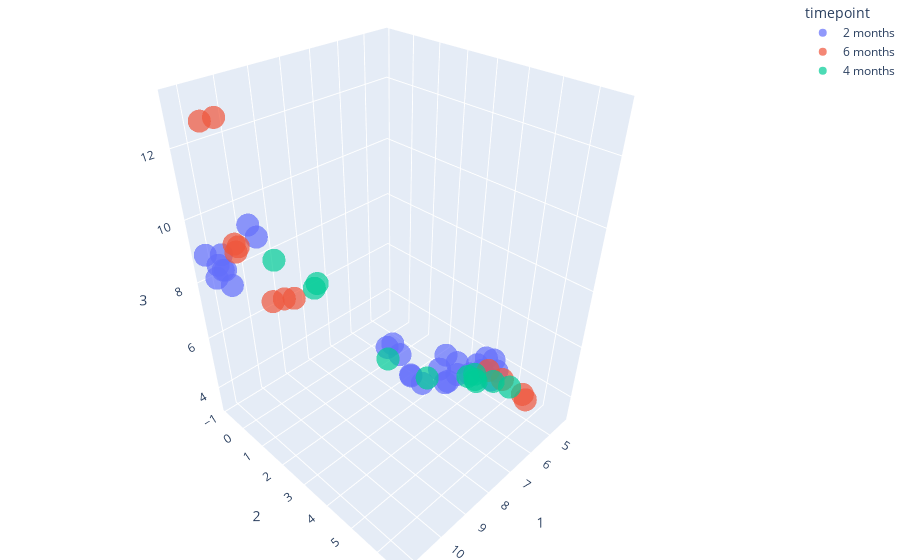

Notebook cell for this chart:
### Markdown cell above
### Timepoint clustering

### Code cell
fig = px.scatter_3d(umap_braycurtis_metadata_246_merged,
                    x=1,
                    y=2,
                    z=3,
                    color='timepoint',
                    opacity=0.7)

fig.update_layout(margin=dict(l=0, r=0, b=0, t=0))
fig.show()

### Figure 1 — Plotly figure (JSON) as saved in the notebook; plotly's stock layout.template omitted (floating-point values rounded to 4 significant figures)
{"data": [{"hovertemplate": "timepoint=2 months<br>1=%{x}<br>2=%{y}<br>3=%{z}<extra></extra>", "legendgroup": "2 months", "marker": {"color": "#636efa", "opacity": 0.7, "symbol": "circle"}, "mode": "markers", "name": "2 months", "scene": "scene", "showlegend": true, "type": "scatter3d", "x": [8.691, 8.669, 11.26, 11.1, 10.78, 11.01, 11.0, 10.84, 9.981, 10.17, 11.22, 4.601, 4.968, 4.391, 4.606, 4.308, 4.906, 4.39, 7.537, 7.696, 6.808, 7.472, 8.514, 8.71, 8.353, 8.412, 8.18, 8.67], "y": [3.532, 3.998, -0.363, -0.1224, -0.8019, -0.05844, -0.6821, -0.7333, -0.2023, -0.2446, -0.8607, 3.839, 4.492, 4.288, 3.636, 4.068, 3.583, 3.817, 3.822, 3.508, 4.19, 3.288, 5.268, 5.641, 5.322, 5.746, 5.589, 3.727], "z": [6.785, 6.8, 8.422, 8.72, 8.751, 8.211, 8.564, 8.299, 9.228, 9.667, 8.909, 3.461, 3.714, 3.58, 3.583, 3.876, 3.325, 3.86, 4.853, 5.049, 4.69, 4.795, 7.004, 6.912, 7.412, 7.47, 6.809, 7.014]}, {"hovertemplate": "timepoint=6 months<br>1=%{x}<br>2=%{y}<br>3=%{z}<extra></extra>", "legendgroup": "6 months", "marker": {"color": "#EF553B", "opacity": 0.7, "symbol": "circle"}, "mode": "markers", "name": "6 months", "scene": "scene", "showlegend": true, "type": "scatter3d", "x": [10.66, 10.48, 6.178, 4.971, 4.693, 6.411, 11.12, 11.1, 10.07, 9.841, 9.748, 10.58], "y": [-0.218, -0.5609, 6.514, 4.346, 4.729, 6.531, -0.09954, 0.541, 0.3513, 0.5879, 0.9383, -0.1803], "z": [9.045, 9.064, 5.123, 4.031, 3.706, 5.516, 12.89, 13.16, 7.376, 7.478, 7.634, 9.199]}, {"hovertemplate": "timepoint=4 months<br>1=%{x}<br>2=%{y}<br>3=%{z}<extra></extra>", "legendgroup": "4 months", "marker": {"color": "#00cc96", "opacity": 0.7, "symbol": "circle"}, "mode": "markers", "name": "4 months", "scene": "scene", "showlegend": true, "type": "scatter3d", "x": [7.289, 7.483, 8.92, 8.849, 9.706, 5.042, 5.448, 5.434, 7.088, 8.393, 8.05], "y": [6.634, 6.245, 0.7922, 0.8468, 0.09379, 3.909, 4.253, 4.159, 3.617, 3.256, 5.837], "z": [6.466, 6.539, 7.48, 7.638, 8.485, 3.387, 3.804, 4.048, 4.632, 5.999, 6.82]}], "layout": {"legend": {"title": {"text": "timepoint"}, "tracegroupgap": 0}, "margin": {"b": 0, "l": 0, "r": 0, "t": 0}, "scene": {"domain": {"x": [0, 1], "y": [0, 1]}, "xaxis": {"title": {"text": "1"}}, "yaxis": {"title": {"text": "2"}}, "zaxis": {"title": {"text": "3"}}}}}
